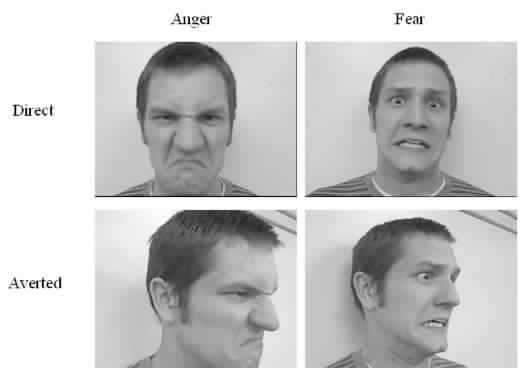
#> input picture tests/419_2.jpg, 529 x 381 px
$ python faceDetection.py
#> lines starting #> are read from the running program, lines starting #| are printed output that depends on the picture; after the words box and inside, x2 and y2 are one past the last pixel; in counts of white or black regions, pixels touching at a corner belong together
#> further down, img is the input picture: shape (381, 529, 3); min 0, max 255, mean 200.9
#!/usr/bin/env python3
# -*- coding: utf-8 -*-
"""
Created on Sat Nov  3 07:57:07 2018

@author: ehabel-sherif
"""

import cv2
import numpy as np

# Import Classifier for Face and Eye Detection
face_classifier = cv2.CascadeClassifier("haarcascades//haarcascade_frontalface_default.xml")
eye_classifier = cv2.CascadeClassifier ("haarcascades//haarcascade_eye.xml")
mouth_classifier = cv2.CascadeClassifier("haarcascades//haarcascade_smile.xml")

if face_classifier.empty():
   raise IOError('Unable to load the face cascade classifier xml file')

if eye_classifier.empty():
   raise IOError('Unable to load the eye cascade classifier xml file')

if mouth_classifier.empty():
   raise IOError('Unable to load the mouth cascade classifier xml file')


def face_detector (img):
    # Convert Image to Grayscale
    gray = cv2.cvtColor (img, cv2.COLOR_BGR2GRAY)
    gray = np.array(gray, dtype='uint8')
    faces = face_classifier.detectMultiScale (gray,1.1, 3)
#> faces = [[392, 232, 107, 107], [365, 59, 103, 103], [130, 72, 116, 116], [199, 250, 107, 107]]

    #No Faces
    if faces is ():
        return img

    # Given coordinates to detect face and eyes location from ROI
    for (x, y, w, h) in faces:
        #(x,y) : upper-left corner of the face
        #(x+w,y+h) : bottom-right corner of the face
        #
        cv2.rectangle (img, (x, y), (x+w, y+h), (255, 0, 0), 2)
        #roi for eyes
        #detect eyes
        roiE_gray = gray[y: y+h, x: x+w]
        roiE_color = img[y: y+h, x: x+w]
        eyes = eye_classifier.detectMultiScale (roiE_gray,1.3,7)
        for (ex, ey, ew, eh) in eyes:
            cv2.rectangle(roiE_color,(ex,ey),(ex+ew,ey+eh),(0,0,255),2)
#> this loop made 4 passes
#> (x, y, w, h, eyes) on passes 1 to 2: (392, 232, 107, 107, [[19, 28, 30, 30]]), (365, 59, 103, 103, [[16, 22, 34, 34], [56, 32, 26, 26]])
#> pass 1, in face_detector, `roiE_gray = gray[y: y+h, x: x+w]`:
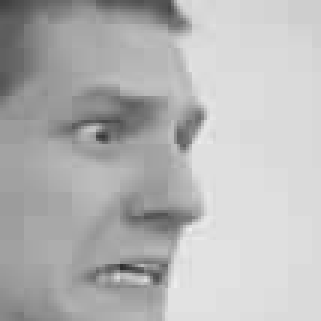
#> roiE_gray: shape (107, 107) (shown 3 times larger); min 44, max 240, mean 181.8
#> pass 1, in face_detector, `roiE_color = img[y: y+h, x: x+w]`:
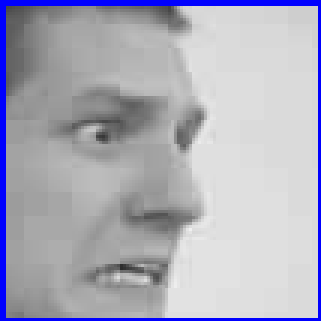
#> roiE_color: shape (107, 107, 3) (shown 3 times larger); mean B, G, R 187, 172.9, 172.9
#> pass 2, in face_detector, `roiE_gray = gray[y: y+h, x: x+w]`:
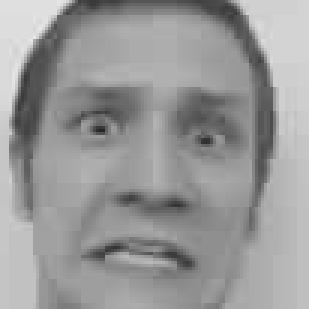
#> roiE_gray: shape (103, 103) (shown 3 times larger); min 37, max 233, mean 152.7
#> pass 2, in face_detector, `roiE_color = img[y: y+h, x: x+w]`:
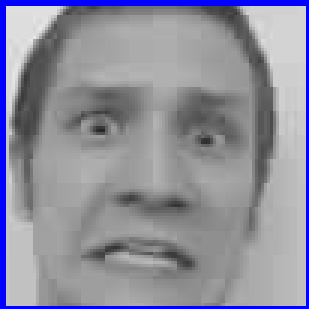
#> roiE_color: shape (103, 103, 3) (shown 3 times larger); mean B, G, R 157.2, 142.6, 142.6
#> after the loop:
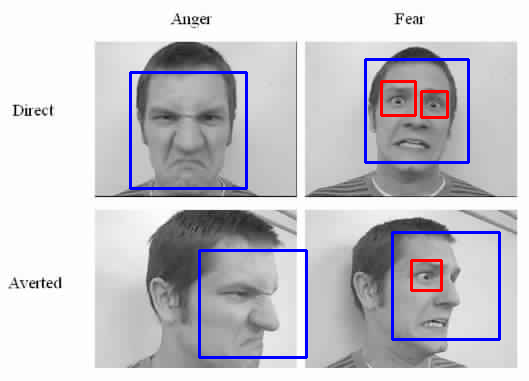
#> img: shape (381, 529, 3); 3.1% of pixels changed, all inside (x1, y1, x2, y2) = (129, 58, 501, 359)
#> after the loop:
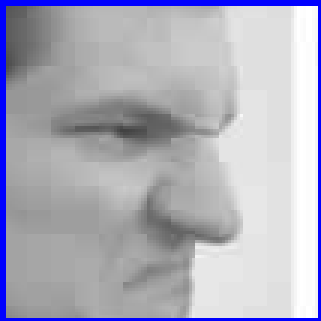
#> roiE_color: shape (107, 107, 3) (shown 3 times larger); mean B, G, R 188.4, 174.3, 174.3
#> after the loop:
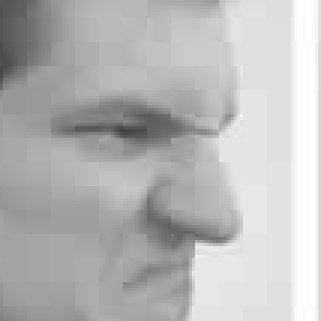
#> roiE_gray: shape (107, 107) (shown 3 times larger); min 66, max 255, mean 183.9
            # [14 lines of commented-out code are left out]

    cv2.imshow('img',img)

img=cv2.imread('tests//419_2.jpg')

if img is None:
   raise IOError('Unable to load image file')

face_detector(img)
cv2.waitKey(0)
cv2.destroyAllWindows()

$ run again, with tests/feat-face-5.jpg copied over tests/419_2.jpg
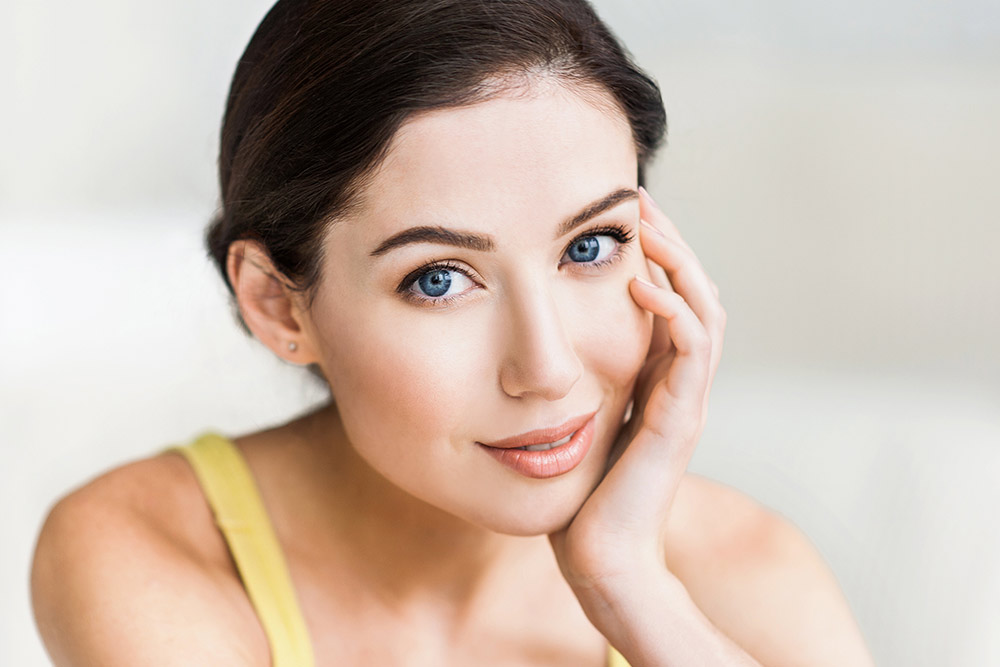
#> input picture tests/feat-face-5.jpg, 1000 x 667 px
#> img is the input picture: shape (667, 1000, 3); mean B, G, R 173.1, 186, 204.4
#> in face_detector, `gray = cv2.cvtColor (img, cv2.COLOR_BGR2GRAY)`:
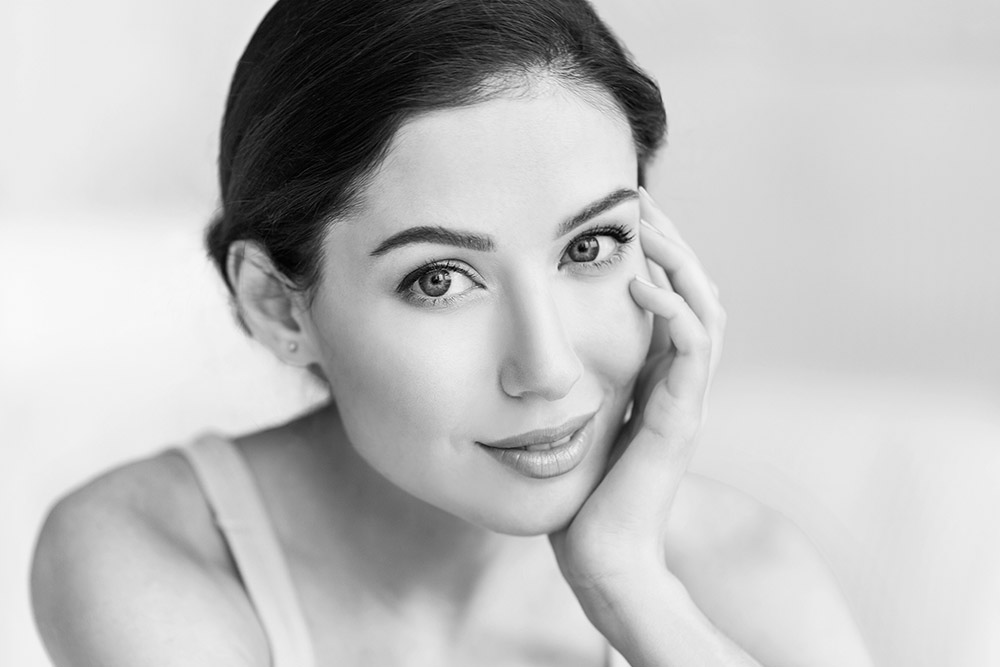
#> gray: shape (667, 1000); min 0, max 249, mean 190
#> faces = [[302, 93, 439, 439]]
#> the loop in face_detector, `for (x, y, w, h) in faces:` made 1 pass
#> (x, y, w, h, eyes) on pass 1: (302, 93, 439, 439, [[249, 114, 78, 78], [81, 143, 91, 91]])
#> after the loop in face_detector, `for (x, y, w, h) in faces:`:
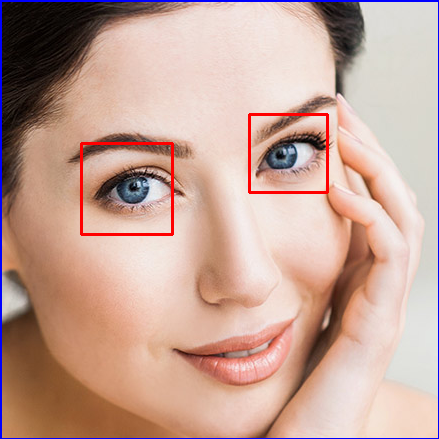
#> roiE_color: shape (439, 439, 3); mean B, G, R 151.8, 163.6, 197

$ run again, with tests/m(01-32)_gr.jpg copied over tests/419_2.jpg
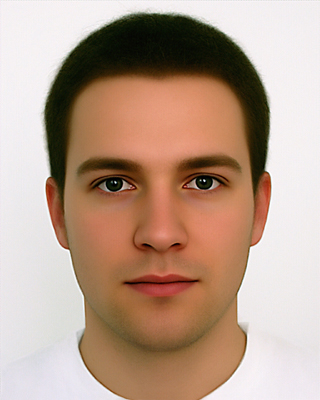
#> input picture tests/m(01-32)_gr.jpg, 320 x 400 px
#> img is the input picture: shape (400, 320, 3); mean B, G, R 140.9, 158, 184.4
#> in face_detector, `gray = cv2.cvtColor (img, cv2.COLOR_BGR2GRAY)`:
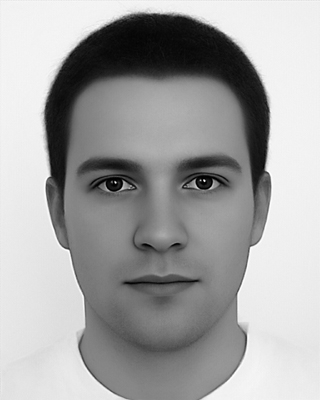
#> gray: shape (400, 320); min 0, max 255, mean 164
#> faces = [[45, 94, 228, 228]]
#> the loop in face_detector, `for (x, y, w, h) in faces:` made 1 pass
#> (x, y, w, h, eyes) on pass 1: (45, 94, 228, 228, [[38, 63, 55, 55], [130, 62, 52, 52]])
#> after the loop in face_detector, `for (x, y, w, h) in faces:`:
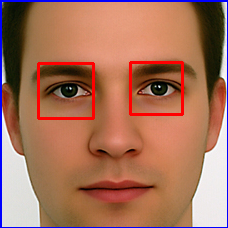
#> roiE_color: shape (228, 228, 3); mean B, G, R 91.3, 113.3, 166.6
